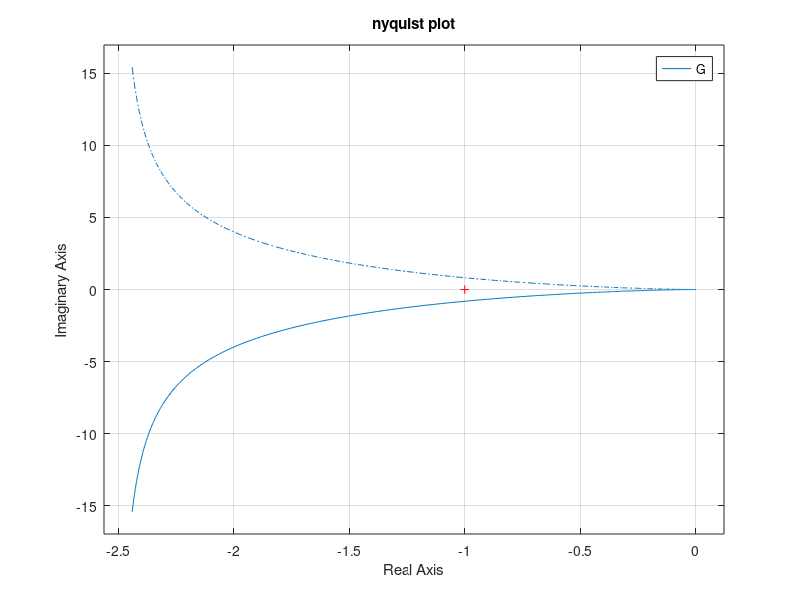

Reproduce this figure in MATLAB. (Note: this script raises an error after producing the figure.)
clear all; 
close all; 

s = tf('s');

%% Generating Nyquist Plot
G = 10/(s*(s+2));

figure
nyquist(G);
title('nyquist plot');

figure 
nyquist1(G);
title('nyquist1 plot');

%% Generating Root Locus Plot
n_s = 2;
d_s = s^4 + 3*s^3 + 6*s^2 + s;

sys = n_s/d_s;

figure
rlocus(sys);
title('root locus plot');

% Can increase resolution of the root locus plot by specifying a range of
% 'k' values to plot
k = 0:0.01:17/18;
figure
rlocus(sys,k);
title('root locus plot with k range');


